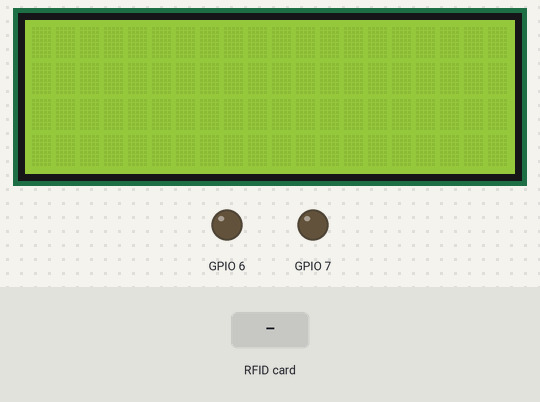
A sketch run on a simulated ESP32-S3. Shown: 20×4 character LCD, output pins drawn as LEDs (lit = HIGH). The test bench sets the inputs (shaded band). What the sketch prints to the serial monitor is not drawn.

Above: at 1.4 s.
1.5 s: RFID card 5E 7A 19 C4 held to the reader
At 2.3 s:
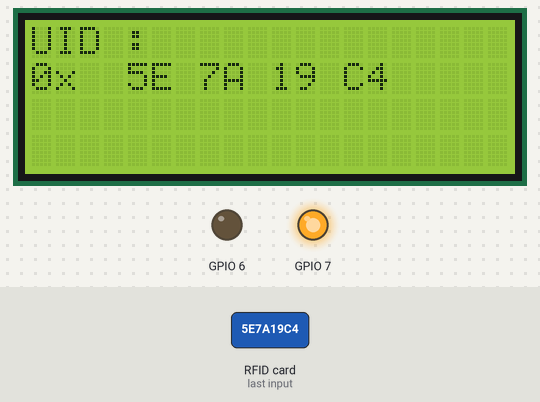
3.0 s: RFID card 5E 7A 19 C4 held to the reader
At 4.2 s:
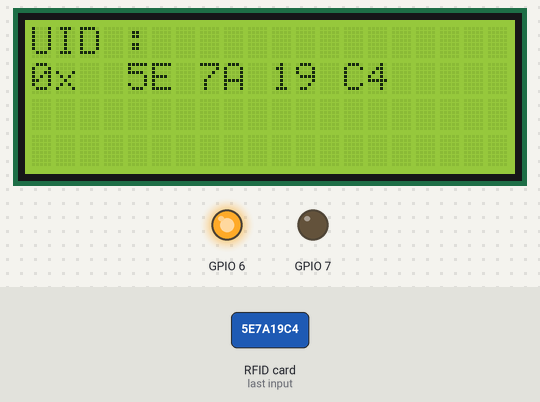
At 6.9 s:
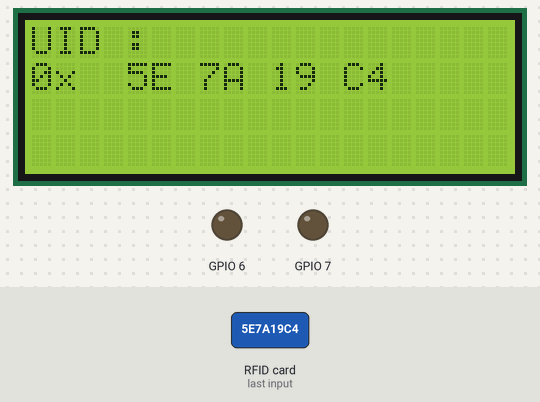
Timing chart, 0 to 8.4 s (numbered marks = the images above; inputs shaded):
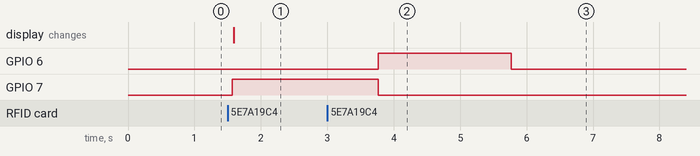

The sketch:

my_RFID_Cloner.ino
```cpp
// (licence header left out)
#include <SPI.h>
#include <MFRC522.h>
#include <Wire.h>
#include <LiquidCrystal_I2C.h>

LiquidCrystal_I2C lcd(0x27,20,4);  // set the LCD address to 0x27 for a 16 chars and 2 line display

#define SS_PIN 5
#define RST_PIN 0

MFRC522 mfrc522(SS_PIN, RST_PIN);   // Create MFRC522 instance

MFRC522::MIFARE_Key key;

MFRC522::MIFARE_Key F_key;

// But of course this is a more proper approach
byte blockAddr      = 0;  //第0块
byte trailerBlock   = 3;
byte buffer[18];
byte test[18];
byte check_buffer[18];
byte nuidPICC[4];
byte test_size = sizeof(test);
byte size = sizeof(buffer);
byte check_size = sizeof(check_buffer);
MFRC522::StatusCode status;
int mode;

void setup() {
  Serial.begin(9600); // Initialize serial communications with the PC
  pinMode(6, OUTPUT);
  pinMode(7, OUTPUT);
  Wire.begin (41, 42);
  lcd.init();
  lcd.backlight();
  while (!Serial);    // Do nothing if no serial port is opened (added for Arduinos based on ATMEGA32U4)
  SPI.begin();        // Init SPI bus
  mfrc522.PCD_Init(); // Init MFRC522 card
  for (byte i = 0; i < 6; i++) {
    key.keyByte[i] = 0xFF;
    F_key.keyByte[i] = 0xFF;
  }
  Serial.println(F("Scan a MIFARE Classic PICC to demonstrate read and write."));
  Serial.print(F("Using key (for A and B):"));
  dump_byte_array(key.keyByte, MFRC522::MF_KEY_SIZE);
  Serial.println();
  Serial.println(F("BEWARE: Data will be written to the PICC, in sector #0"));
  Serial.println();
  mode = 0;
}

void read(){
  Serial.println("read scan");
  // status = (MFRC522::StatusCode) mfrc522.PCD_Authenticate(MFRC522::PICC_CMD_MF_AUTH_KEY_A, trailerBlock, &F_key, &(mfrc522.uid));
  // if (status != MFRC522::STATUS_OK) {
  //   Serial.print(F("PCD_Authenticate() failed: "));
  //   Serial.println(mfrc522.GetStatusCodeName(status));
  //   return;
  // }
  // status = (MFRC522::StatusCode) mfrc522.MIFARE_Read(blockAddr, test, &test_size);
  // if (status != MFRC522::STATUS_OK) {
  //   Serial.print(F("MIFARE_Read() failed: "));
  //   Serial.println(mfrc522.GetStatusCodeName(status));
  // }
  // dump_byte_array(test, (byte)16);
  // Serial.println();
  // mfrc522.PCD_StopCrypto1();

  Serial.print(F("Card UID:"));
  dump_byte_array(mfrc522.uid.uidByte, mfrc522.uid.size);
  Serial.println();
  Serial.print(F("PICC type: "));
  MFRC522::PICC_Type piccType = mfrc522.PICC_GetType(mfrc522.uid.sak);
  Serial.println(mfrc522.PICC_GetTypeName(piccType));

  digitalWrite(7, HIGH);
  digitalWrite(6, LOW);

  char data[16] = "";
  data[0] = '0';
  data[1] = 'x';
  data[2] = ' ';
  data[3] = ' ';
  // Store NUID into nuidPICC array
  for (byte i = 0; i < 4; i++) {
    nuidPICC[i] = mfrc522.uid.uidByte[i];
    int num = (int)nuidPICC[i];
    int low = num & 0xF;
    int high = (num >> 4) & 0xF;
    data[4+i*3] = high >= 10 ? high + 55 : high + 48;;
    data[4+i*3+1] = low >= 10 ? low + 55 : low + 48;
    data[4+i*3+2] = ' ';
  }
  lcd.setCursor(0,0);
  lcd.print("UID : ");
  lcd.setCursor(0,1);
  lcd.print(data);

  Serial.println("please remove the card...");
  delay(2000);
  mode = 1;
}

void write(){
  Serial.println("write scan");

  status = (MFRC522::StatusCode) mfrc522.PCD_Authenticate(MFRC522::PICC_CMD_MF_AUTH_KEY_A, trailerBlock, &key, &(mfrc522.uid));
  if (status != MFRC522::STATUS_OK) {
    Serial.print(F("PCD_Authenticate() failed: "));
    Serial.println(mfrc522.GetStatusCodeName(status));
    return;
  }
  status = (MFRC522::StatusCode) mfrc522.MIFARE_Read(blockAddr, buffer, &size);
  if (status != MFRC522::STATUS_OK) {
    Serial.print(F("MIFARE_Read() failed: "));
    Serial.println(mfrc522.GetStatusCodeName(status));
  }
  status = (MFRC522::StatusCode) mfrc522.PCD_Authenticate(MFRC522::PICC_CMD_MF_AUTH_KEY_B, trailerBlock, &key, &(mfrc522.uid));
  if (status != MFRC522::STATUS_OK) {
    Serial.print(F("PCD_Authenticate() failed: "));
    Serial.println(mfrc522.GetStatusCodeName(status));
    return;
  }
  dump_byte_array(buffer, (byte)16);
  Serial.println();
  buffer[0] = nuidPICC[0];
  buffer[1] = nuidPICC[1];
  buffer[2] = nuidPICC[2];
  buffer[3] = nuidPICC[3];
  buffer[4] = nuidPICC[0] ^ nuidPICC[1] ^ nuidPICC[2] ^ nuidPICC[3];
  dump_byte_array(buffer, (byte)16);
  Serial.println();
  Serial.println((int)buffer[4]);

  status = (MFRC522::StatusCode) mfrc522.MIFARE_Write(blockAddr, buffer, 16);
  if (status != MFRC522::STATUS_OK) {
    Serial.print(F("MIFARE_Write() failed: "));
    Serial.println(mfrc522.GetStatusCodeName(status));
  }
  Serial.println();
  status = (MFRC522::StatusCode) mfrc522.MIFARE_Read(blockAddr, check_buffer, &check_size);
  if (status != MFRC522::STATUS_OK) {
    Serial.print(F("MIFARE_Read() failed: "));
    Serial.println(mfrc522.GetStatusCodeName(status));
  }
  dump_byte_array(check_buffer, (byte)16);
  Serial.println();
  Serial.println(F("Checking result..."));
  byte count = 0;
  for (byte i = 0; i < 4; i++) {
    // Compare buffer (= what we've read) with dataBlock (= what we've written)
    if (buffer[i] == check_buffer[i])
      count++;
  }
  // Serial.print(F("Number of bytes that match = ")); Serial.println(count);
  if (count == 4) {
    Serial.println(F("Success :-)"));
  }
  else {
    Serial.println(F("Failure, no match :-("));
    Serial.println(F("  perhaps the write didn't work properly..."));
  }
  Serial.println("please remove the card...");
  digitalWrite(7, LOW);
  digitalWrite(6, HIGH);
  mfrc522.PCD_StopCrypto1();
  delay(2000);
  digitalWrite(6, LOW);
  mode = 0;
}

void loop() {
  if ( ! mfrc522.PICC_IsNewCardPresent() || ! mfrc522.PICC_ReadCardSerial() ) {
    delay(50);
    return;
  }
  if(mode) {
    write();
  }
  else read();

}
/**
    Helper routine to dump a byte array as hex values to Serial.
*/
void dump_byte_array(byte *buffer, byte bufferSize) {
  for (byte i = 0; i < bufferSize; i++) {
    Serial.print(buffer[i] < 0x10 ? " 0" : " ");
    Serial.print(buffer[i], HEX);
  }
}
```

Measured:
- after the input at 1.5 s, GPIO 7: LOW → HIGH after 0.07 s; the display: changes after 0.09 s (image 1)
- after the input at 3.0 s, GPIO 6: LOW → HIGH after 0.77 s, → LOW 2.0 s later; GPIO 7: HIGH → LOW after 0.77 s
